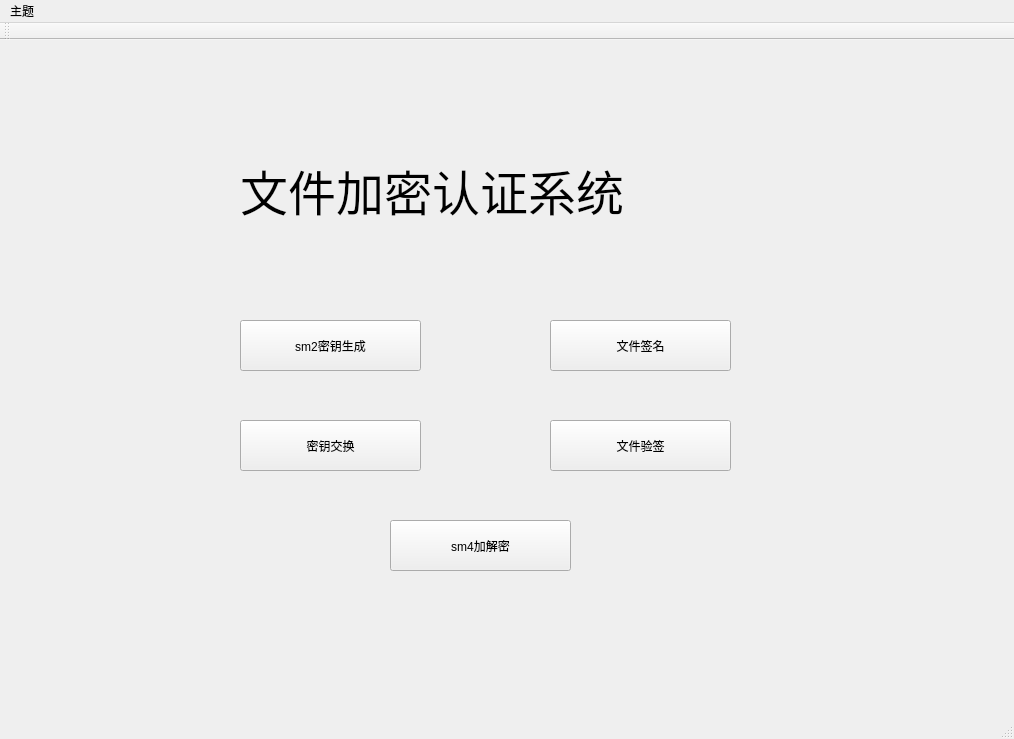
<?xml version="1.0" encoding="UTF-8"?>
<ui version="4.0">
 <class>MainWindow</class>
 <widget class="QMainWindow" name="MainWindow">
  <property name="geometry">
   <rect>
    <x>0</x>
    <y>0</y>
    <width>1014</width>
    <height>739</height>
   </rect>
  </property>
  <property name="windowTitle">
   <string>文件加密认证系统</string>
  </property>
  <property name="windowIcon">
   <iconset resource="resources.qrc">
    <normaloff>:/icons/icons/-_打开项目.png</normaloff>:/icons/icons/-_打开项目.png</iconset>
  </property>
  <widget class="QWidget" name="centralWidget">
   <widget class="QLabel" name="label">
    <property name="geometry">
     <rect>
      <x>240</x>
      <y>100</y>
      <width>501</width>
      <height>101</height>
     </rect>
    </property>
    <property name="font">
     <font>
      <family>楷体</family>
      <pointsize>36</pointsize>
     </font>
    </property>
    <property name="text">
     <string>文件加密认证系统</string>
    </property>
   </widget>
   <widget class="QPushButton" name="btn_to_SM2_get">
    <property name="geometry">
     <rect>
      <x>240</x>
      <y>280</y>
      <width>181</width>
      <height>51</height>
     </rect>
    </property>
    <property name="text">
     <string>sm2密钥生成</string>
    </property>
    <property name="icon">
     <iconset resource="resources.qrc">
      <normaloff>:/icons/icons/-_线性.png</normaloff>:/icons/icons/-_线性.png</iconset>
    </property>
   </widget>
   <widget class="QPushButton" name="btn_to_key_change">
    <property name="geometry">
     <rect>
      <x>240</x>
      <y>380</y>
      <width>181</width>
      <height>51</height>
     </rect>
    </property>
    <property name="styleSheet">
     <string notr="true"/>
    </property>
    <property name="text">
     <string>密钥交换</string>
    </property>
    <property name="icon">
     <iconset resource="resources.qrc">
      <normaloff>:/icons/icons/-_线性.png</normaloff>:/icons/icons/-_线性.png</iconset>
    </property>
   </widget>
   <widget class="QPushButton" name="btn_to_sm3_sign">
    <property name="geometry">
     <rect>
      <x>550</x>
      <y>280</y>
      <width>181</width>
      <height>51</height>
     </rect>
    </property>
    <property name="text">
     <string>文件签名</string>
    </property>
    <property name="icon">
     <iconset resource="resources.qrc">
      <normaloff>:/icons/icons/-_线性.png</normaloff>:/icons/icons/-_线性.png</iconset>
    </property>
   </widget>
   <widget class="QPushButton" name="btn_to_sm4_crypto">
    <property name="geometry">
     <rect>
      <x>390</x>
      <y>480</y>
      <width>181</width>
      <height>51</height>
     </rect>
    </property>
    <property name="styleSheet">
     <string notr="true"/>
    </property>
    <property name="text">
     <string>sm4加解密</string>
    </property>
    <property name="icon">
     <iconset resource="resources.qrc">
      <normaloff>:/icons/icons/-_线性.png</normaloff>:/icons/icons/-_线性.png</iconset>
    </property>
   </widget>
   <widget class="QPushButton" name="btn_to_sm3_veri">
    <property name="geometry">
     <rect>
      <x>550</x>
      <y>380</y>
      <width>181</width>
      <height>51</height>
     </rect>
    </property>
    <property name="text">
     <string>文件验签</string>
    </property>
    <property name="icon">
     <iconset resource="resources.qrc">
      <normaloff>:/icons/icons/-_线性.png</normaloff>:/icons/icons/-_线性.png</iconset>
    </property>
   </widget>
  </widget>
  <widget class="QMenuBar" name="menuBar">
   <property name="geometry">
    <rect>
     <x>0</x>
     <y>0</y>
     <width>1014</width>
     <height>26</height>
    </rect>
   </property>
   <widget class="QMenu" name="menu">
    <property name="title">
     <string>主题</string>
    </property>
    <addaction name="actionintegrid"/>
    <addaction name="actionobit"/>
    <addaction name="actionspybot"/>
    <addaction name="actionwordoffice"/>
    <addaction name="actionwstarpage"/>
    <addaction name="actiongravira"/>
   </widget>
   <addaction name="menu"/>
  </widget>
  <widget class="QToolBar" name="mainToolBar">
   <attribute name="toolBarArea">
    <enum>TopToolBarArea</enum>
   </attribute>
   <attribute name="toolBarBreak">
    <bool>false</bool>
   </attribute>
  </widget>
  <widget class="QStatusBar" name="statusBar"/>
  <action name="actionintegrid">
   <property name="icon">
    <iconset resource="resources.qrc">
     <normaloff>:/icons/icons/-_线性.png</normaloff>:/icons/icons/-_线性.png</iconset>
   </property>
   <property name="text">
    <string>integrid</string>
   </property>
  </action>
  <action name="actionobit">
   <property name="icon">
    <iconset resource="resources.qrc">
     <normaloff>:/icons/icons/-_线性.png</normaloff>:/icons/icons/-_线性.png</iconset>
   </property>
   <property name="text">
    <string>obit</string>
   </property>
  </action>
  <action name="actionspybot">
   <property name="icon">
    <iconset resource="resources.qrc">
     <normaloff>:/icons/icons/-_线性.png</normaloff>:/icons/icons/-_线性.png</iconset>
   </property>
   <property name="text">
    <string>spybot</string>
   </property>
  </action>
  <action name="actionwordoffice">
   <property name="icon">
    <iconset resource="resources.qrc">
     <normaloff>:/icons/icons/-_线性.png</normaloff>:/icons/icons/-_线性.png</iconset>
   </property>
   <property name="text">
    <string>wordoffice</string>
   </property>
  </action>
  <action name="actionwstarpage">
   <property name="icon">
    <iconset resource="resources.qrc">
     <normaloff>:/icons/icons/-_线性.png</normaloff>:/icons/icons/-_线性.png</iconset>
   </property>
   <property name="text">
    <string>wstarpage</string>
   </property>
  </action>
  <action name="actiongravira">
   <property name="icon">
    <iconset resource="resources.qrc">
     <normaloff>:/icons/icons/-_线性.png</normaloff>:/icons/icons/-_线性.png</iconset>
   </property>
   <property name="text">
    <string>gravira</string>
   </property>
  </action>
 </widget>
 <layoutdefault spacing="6" margin="11"/>
 <resources>
  <include location="resources.qrc"/>
 </resources>
 <connections/>
</ui>
